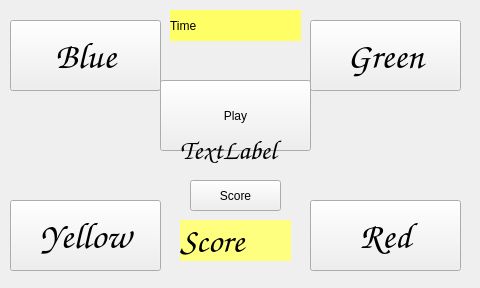
<?xml version="1.0" encoding="UTF-8"?>
<ui version="4.0">
 <class>juego</class>
 <widget class="QMainWindow" name="juego">
  <property name="geometry">
   <rect>
    <x>0</x>
    <y>0</y>
    <width>480</width>
    <height>288</height>
   </rect>
  </property>
  <property name="windowTitle">
   <string>Colors</string>
  </property>
  <property name="styleSheet">
   <string notr="true"/>
  </property>
  <widget class="QWidget" name="centralWidget">
   <widget class="QPushButton" name="pushButton">
    <property name="geometry">
     <rect>
      <x>160</x>
      <y>80</y>
      <width>151</width>
      <height>71</height>
     </rect>
    </property>
    <property name="styleSheet">
     <string notr="true">font: 28pt &quot;Comic Sans MS&quot;;</string>
    </property>
    <property name="text">
     <string>Play</string>
    </property>
   </widget>
   <widget class="QPushButton" name="pushButton_2">
    <property name="geometry">
     <rect>
      <x>190</x>
      <y>180</y>
      <width>91</width>
      <height>31</height>
     </rect>
    </property>
    <property name="styleSheet">
     <string notr="true">font: 11pt &quot;Comic Sans MS&quot;;</string>
    </property>
    <property name="text">
     <string>Score</string>
    </property>
   </widget>
   <widget class="QLabel" name="label">
    <property name="geometry">
     <rect>
      <x>0</x>
      <y>0</y>
      <width>481</width>
      <height>291</height>
     </rect>
    </property>
    <property name="text">
     <string/>
    </property>
    <property name="pixmap">
     <pixmap resource="fondo.qrc">:/Imagenes/fondo.png</pixmap>
    </property>
   </widget>
   <widget class="QPushButton" name="pushButton_3">
    <property name="geometry">
     <rect>
      <x>310</x>
      <y>20</y>
      <width>151</width>
      <height>71</height>
     </rect>
    </property>
    <property name="font">
     <font>
      <family>Comic Sans MS</family>
      <pointsize>28</pointsize>
     </font>
    </property>
    <property name="styleSheet">
     <string notr="true">border-image: url(:/Imagenes/amarillo.png);</string>
    </property>
    <property name="text">
     <string>Green</string>
    </property>
   </widget>
   <widget class="QPushButton" name="pushButton_4">
    <property name="geometry">
     <rect>
      <x>310</x>
      <y>200</y>
      <width>151</width>
      <height>71</height>
     </rect>
    </property>
    <property name="font">
     <font>
      <family>Comic Sans MS</family>
      <pointsize>28</pointsize>
      <weight>75</weight>
      <bold>true</bold>
     </font>
    </property>
    <property name="styleSheet">
     <string notr="true">border-image: url(:/Imagenes/azul.png);</string>
    </property>
    <property name="text">
     <string>Red</string>
    </property>
   </widget>
   <widget class="QPushButton" name="pushButton_5">
    <property name="geometry">
     <rect>
      <x>10</x>
      <y>20</y>
      <width>151</width>
      <height>71</height>
     </rect>
    </property>
    <property name="font">
     <font>
      <family>Comic Sans MS</family>
      <pointsize>28</pointsize>
     </font>
    </property>
    <property name="styleSheet">
     <string notr="true">border-image: url(:/Imagenes/verde.png);</string>
    </property>
    <property name="text">
     <string>Blue</string>
    </property>
   </widget>
   <widget class="QPushButton" name="pushButton_6">
    <property name="geometry">
     <rect>
      <x>10</x>
      <y>200</y>
      <width>151</width>
      <height>71</height>
     </rect>
    </property>
    <property name="font">
     <font>
      <family>Comic Sans MS</family>
      <pointsize>28</pointsize>
     </font>
    </property>
    <property name="styleSheet">
     <string notr="true">border-image: url(:/Imagenes/rojo.png);</string>
    </property>
    <property name="text">
     <string>Yellow</string>
    </property>
   </widget>
   <widget class="QLabel" name="label_2">
    <property name="geometry">
     <rect>
      <x>170</x>
      <y>10</y>
      <width>131</width>
      <height>31</height>
     </rect>
    </property>
    <property name="styleSheet">
     <string notr="true">font: 18pt &quot;Comic Sans MS&quot;;
background-color: rgb(255, 255, 101);</string>
    </property>
    <property name="text">
     <string>Time</string>
    </property>
   </widget>
   <widget class="QLabel" name="label_3">
    <property name="geometry">
     <rect>
      <x>180</x>
      <y>120</y>
      <width>171</width>
      <height>61</height>
     </rect>
    </property>
    <property name="font">
     <font>
      <family>Comic Sans MS</family>
      <pointsize>20</pointsize>
      <weight>50</weight>
      <italic>false</italic>
      <bold>false</bold>
     </font>
    </property>
    <property name="styleSheet">
     <string notr="true">font: 20pt &quot;Comic Sans MS&quot;;</string>
    </property>
    <property name="text">
     <string>TextLabel</string>
    </property>
   </widget>
   <widget class="QLabel" name="label_4">
    <property name="geometry">
     <rect>
      <x>180</x>
      <y>220</y>
      <width>111</width>
      <height>41</height>
     </rect>
    </property>
    <property name="font">
     <font>
      <family>Comic Sans MS</family>
      <pointsize>26</pointsize>
     </font>
    </property>
    <property name="styleSheet">
     <string notr="true">background-color: rgb(255, 255, 127);</string>
    </property>
    <property name="text">
     <string>Score</string>
    </property>
   </widget>
   <zorder>label</zorder>
   <zorder>pushButton</zorder>
   <zorder>pushButton_2</zorder>
   <zorder>pushButton_3</zorder>
   <zorder>pushButton_4</zorder>
   <zorder>pushButton_5</zorder>
   <zorder>pushButton_6</zorder>
   <zorder>label_2</zorder>
   <zorder>label_3</zorder>
   <zorder>label_4</zorder>
  </widget>
 </widget>
 <layoutdefault spacing="6" margin="11"/>
 <resources>
  <include location="fondo.qrc"/>
 </resources>
 <connections>
  <connection>
   <sender>pushButton</sender>
   <signal>clicked()</signal>
   <receiver>pushButton_2</receiver>
   <slot>hide()</slot>
   <hints>
    <hint type="sourcelabel">
     <x>248</x>
     <y>114</y>
    </hint>
    <hint type="destinationlabel">
     <x>237</x>
     <y>192</y>
    </hint>
   </hints>
  </connection>
  <connection>
   <sender>pushButton</sender>
   <signal>clicked()</signal>
   <receiver>pushButton</receiver>
   <slot>hide()</slot>
   <hints>
    <hint type="sourcelabel">
     <x>270</x>
     <y>129</y>
    </hint>
    <hint type="destinationlabel">
     <x>291</x>
     <y>102</y>
    </hint>
   </hints>
  </connection>
  <connection>
   <sender>pushButton</sender>
   <signal>clicked()</signal>
   <receiver>pushButton_3</receiver>
   <slot>show()</slot>
   <hints>
    <hint type="sourcelabel">
     <x>252</x>
     <y>105</y>
    </hint>
    <hint type="destinationlabel">
     <x>338</x>
     <y>54</y>
    </hint>
   </hints>
  </connection>
  <connection>
   <sender>pushButton</sender>
   <signal>clicked()</signal>
   <receiver>pushButton_5</receiver>
   <slot>show()</slot>
   <hints>
    <hint type="sourcelabel">
     <x>215</x>
     <y>100</y>
    </hint>
    <hint type="destinationlabel">
     <x>118</x>
     <y>67</y>
    </hint>
   </hints>
  </connection>
  <connection>
   <sender>pushButton</sender>
   <signal>clicked()</signal>
   <receiver>pushButton_6</receiver>
   <slot>show()</slot>
   <hints>
    <hint type="sourcelabel">
     <x>191</x>
     <y>134</y>
    </hint>
    <hint type="destinationlabel">
     <x>88</x>
     <y>220</y>
    </hint>
   </hints>
  </connection>
  <connection>
   <sender>pushButton</sender>
   <signal>clicked()</signal>
   <receiver>pushButton_4</receiver>
   <slot>show()</slot>
   <hints>
    <hint type="sourcelabel">
     <x>276</x>
     <y>143</y>
    </hint>
    <hint type="destinationlabel">
     <x>380</x>
     <y>220</y>
    </hint>
   </hints>
  </connection>
  <connection>
   <sender>pushButton</sender>
   <signal>clicked()</signal>
   <receiver>label_3</receiver>
   <slot>show()</slot>
   <hints>
    <hint type="sourcelabel">
     <x>183</x>
     <y>96</y>
    </hint>
    <hint type="destinationlabel">
     <x>194</x>
     <y>137</y>
    </hint>
   </hints>
  </connection>
 </connections>
</ui>
